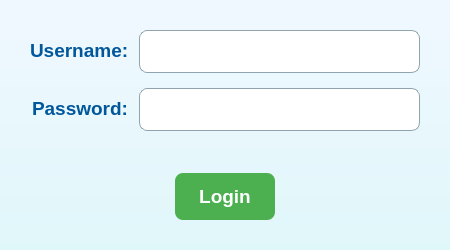
<?xml version="1.0" encoding="UTF-8"?>
<ui version="4.0">
 <class>LoginDialog</class>
 <widget class="QDialog" name="LoginDialog">
  <property name="geometry">
   <rect>
    <x>0</x>
    <y>0</y>
    <width>450</width>
    <height>250</height>
   </rect>
  </property>
  <property name="windowTitle">
   <string>Login Aplikasi Laundry</string>
  </property>
  <property name="styleSheet">
   <string notr="true">QDialog {
    background: qlineargradient(x1:0, y1:0, x2:0, y2:1, stop:0 #f0f8ff, stop:1 #e0f7fa);
    border-radius: 10px;
}

QPushButton {
    background-color: #4caf50;
    color: white;
    padding: 12px 24px;
    border: none;
    border-radius: 8px;
    font: bold 14pt Arial;
}

QPushButton:hover {
    background-color: #43a047;
    box-shadow: 0 3px 6px rgba(0,0,0,0.2);
}

QLabel {
    font: bold 14pt Arial;
    color: #01579b;
}

QLineEdit {
    padding: 10px;
    border: 1px solid #90a4ae;
    border-radius: 8px;
    background-color: #ffffff;
    font: 12pt Arial;
}</string>
  </property>
  <layout class="QVBoxLayout" name="verticalLayout">
   <property name="spacing">
    <number>15</number>
   </property>
   <property name="leftMargin">
    <number>30</number>
   </property>
   <property name="topMargin">
    <number>30</number>
   </property>
   <property name="rightMargin">
    <number>30</number>
   </property>
   <property name="bottomMargin">
    <number>30</number>
   </property>
   <item>
    <layout class="QFormLayout" name="formLayout">
     <property name="labelAlignment">
      <set>Qt::AlignRight|Qt::AlignTrailing|Qt::AlignVCenter</set>
     </property>
     <property name="formAlignment">
      <set>Qt::AlignHCenter|Qt::AlignTop</set>
     </property>
     <property name="horizontalSpacing">
      <number>10</number>
     </property>
     <property name="verticalSpacing">
      <number>15</number>
     </property>
     <item row="0" column="0">
      <widget class="QLabel" name="label_username">
       <property name="text">
        <string>Username:</string>
       </property>
      </widget>
     </item>
     <item row="0" column="1">
      <widget class="QLineEdit" name="usernameLineEdit"/>
     </item>
     <item row="1" column="0">
      <widget class="QLabel" name="label_password">
       <property name="text">
        <string>Password:</string>
       </property>
      </widget>
     </item>
     <item row="1" column="1">
      <widget class="QLineEdit" name="passwordLineEdit">
       <property name="echoMode">
        <enum>QLineEdit::Password</enum>
       </property>
      </widget>
     </item>
    </layout>
   </item>
   <item>
    <spacer name="verticalSpacer_login">
     <property name="orientation">
      <enum>Qt::Vertical</enum>
     </property>
     <property name="sizeType">
      <enum>QSizePolicy::Fixed</enum>
     </property>
     <property name="sizeHint" stdset="0">
      <size>
       <width>20</width>
       <height>20</height>
      </size>
     </property>
    </spacer>
   </item>
   <item alignment="Qt::AlignHCenter">
    <widget class="QPushButton" name="loginButton">
     <property name="text">
      <string>Login</string>
     </property>
     <property name="icon">
      <iconset>
       <normaloff>login.png</normaloff>login.png</iconset>
     </property>
    </widget>
   </item>
  </layout>
 </widget>
 <resources>
  <include location="resources.qrc"/>
 </resources>
 <connections/>
</ui>
